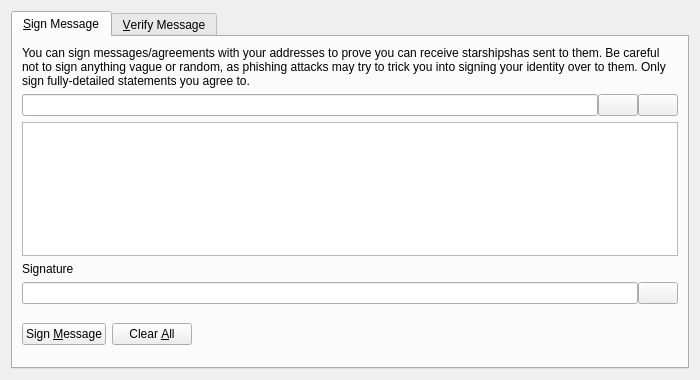
<?xml version="1.0" encoding="UTF-8"?>
<ui version="4.0">
 <class>SignVerifyMessageDialog</class>
 <widget class="QDialog" name="SignVerifyMessageDialog">
  <property name="geometry">
   <rect>
    <x>0</x>
    <y>0</y>
    <width>700</width>
    <height>380</height>
   </rect>
  </property>
  <property name="windowTitle">
   <string>Signatures - Sign / Verify a Message</string>
  </property>
  <property name="modal">
   <bool>true</bool>
  </property>
  <layout class="QVBoxLayout" name="verticalLayout">
   <item>
    <widget class="QTabWidget" name="tabWidget">
     <property name="currentIndex">
      <number>0</number>
     </property>
     <widget class="QWidget" name="tabSignMessage">
      <attribute name="title">
       <string>&amp;Sign Message</string>
      </attribute>
      <layout class="QVBoxLayout" name="verticalLayout_SM">
       <item>
        <widget class="QLabel" name="infoLabel_SM">
         <property name="text">
          <string>You can sign messages/agreements with your addresses to prove you can receive starshipshas sent to them. Be careful not to sign anything vague or random, as phishing attacks may try to trick you into signing your identity over to them. Only sign fully-detailed statements you agree to.</string>
         </property>
         <property name="textFormat">
          <enum>Qt::PlainText</enum>
         </property>
         <property name="wordWrap">
          <bool>true</bool>
         </property>
        </widget>
       </item>
       <item>
        <layout class="QHBoxLayout" name="horizontalLayout_1_SM">
         <property name="spacing">
          <number>0</number>
         </property>
         <item>
          <widget class="QValidatedLineEdit" name="addressIn_SM">
           <property name="toolTip">
            <string>The Starshipsha address to sign the message with</string>
           </property>
          </widget>
         </item>
         <item>
          <widget class="QPushButton" name="addressBookButton_SM">
           <property name="toolTip">
            <string>Choose previously used address</string>
           </property>
           <property name="text">
            <string/>
           </property>
           <property name="icon">
            <iconset resource="../starshipsha.qrc">
             <normaloff>:/icons/address-book</normaloff>:/icons/address-book</iconset>
           </property>
           <property name="shortcut">
            <string>Alt+A</string>
           </property>
           <property name="autoDefault">
            <bool>false</bool>
           </property>
          </widget>
         </item>
         <item>
          <widget class="QPushButton" name="pasteButton_SM">
           <property name="toolTip">
            <string>Paste address from clipboard</string>
           </property>
           <property name="text">
            <string/>
           </property>
           <property name="icon">
            <iconset resource="../starshipsha.qrc">
             <normaloff>:/icons/editpaste</normaloff>:/icons/editpaste</iconset>
           </property>
           <property name="shortcut">
            <string>Alt+P</string>
           </property>
           <property name="autoDefault">
            <bool>false</bool>
           </property>
          </widget>
         </item>
        </layout>
       </item>
       <item>
        <widget class="QPlainTextEdit" name="messageIn_SM">
         <property name="toolTip">
          <string>Enter the message you want to sign here</string>
         </property>
        </widget>
       </item>
       <item>
        <widget class="QLabel" name="signatureLabel_SM">
         <property name="text">
          <string>Signature</string>
         </property>
         <property name="textFormat">
          <enum>Qt::PlainText</enum>
         </property>
        </widget>
       </item>
       <item>
        <layout class="QHBoxLayout" name="horizontalLayout_2_SM">
         <property name="spacing">
          <number>0</number>
         </property>
         <item>
          <widget class="QLineEdit" name="signatureOut_SM">
           <property name="font">
            <font>
             <italic>true</italic>
            </font>
           </property>
           <property name="readOnly">
            <bool>true</bool>
           </property>
          </widget>
         </item>
         <item>
          <widget class="QPushButton" name="copySignatureButton_SM">
           <property name="toolTip">
            <string>Copy the current signature to the system clipboard</string>
           </property>
           <property name="text">
            <string/>
           </property>
           <property name="icon">
            <iconset resource="../starshipsha.qrc">
             <normaloff>:/icons/editcopy</normaloff>:/icons/editcopy</iconset>
           </property>
           <property name="autoDefault">
            <bool>false</bool>
           </property>
          </widget>
         </item>
        </layout>
       </item>
       <item>
        <layout class="QHBoxLayout" name="horizontalLayout_3_SM">
         <item>
          <widget class="QPushButton" name="signMessageButton_SM">
           <property name="toolTip">
            <string>Sign the message to prove you own this Starshipsha address</string>
           </property>
           <property name="text">
            <string>Sign &amp;Message</string>
           </property>
           <property name="icon">
            <iconset resource="../starshipsha.qrc">
             <normaloff>:/icons/edit</normaloff>:/icons/edit</iconset>
           </property>
           <property name="autoDefault">
            <bool>false</bool>
           </property>
          </widget>
         </item>
         <item>
          <widget class="QPushButton" name="clearButton_SM">
           <property name="toolTip">
            <string>Reset all sign message fields</string>
           </property>
           <property name="text">
            <string>Clear &amp;All</string>
           </property>
           <property name="icon">
            <iconset resource="../starshipsha.qrc">
             <normaloff>:/icons/remove</normaloff>:/icons/remove</iconset>
           </property>
           <property name="autoDefault">
            <bool>false</bool>
           </property>
          </widget>
         </item>
         <item>
          <spacer name="horizontalSpacer_1_SM">
           <property name="orientation">
            <enum>Qt::Horizontal</enum>
           </property>
           <property name="sizeHint" stdset="0">
            <size>
             <width>40</width>
             <height>48</height>
            </size>
           </property>
          </spacer>
         </item>
         <item>
          <widget class="QLabel" name="statusLabel_SM">
           <property name="font">
            <font>
             <weight>75</weight>
             <bold>true</bold>
            </font>
           </property>
           <property name="text">
            <string/>
           </property>
           <property name="wordWrap">
            <bool>true</bool>
           </property>
          </widget>
         </item>
         <item>
          <spacer name="horizontalSpacer_2_SM">
           <property name="orientation">
            <enum>Qt::Horizontal</enum>
           </property>
           <property name="sizeHint" stdset="0">
            <size>
             <width>40</width>
             <height>48</height>
            </size>
           </property>
          </spacer>
         </item>
        </layout>
       </item>
      </layout>
     </widget>
     <widget class="QWidget" name="tabVerifyMessage">
      <attribute name="title">
       <string>&amp;Verify Message</string>
      </attribute>
      <layout class="QVBoxLayout" name="verticalLayout_VM">
       <item>
        <widget class="QLabel" name="infoLabel_VM">
         <property name="text">
          <string>Enter the receiver's address, message (ensure you copy line breaks, spaces, tabs, etc. exactly) and signature below to verify the message. Be careful not to read more into the signature than what is in the signed message itself, to avoid being tricked by a man-in-the-middle attack. Note that this only proves the signing party receives with the address, it cannot prove sendership of any transaction!</string>
         </property>
         <property name="textFormat">
          <enum>Qt::PlainText</enum>
         </property>
         <property name="alignment">
          <set>Qt::AlignLeading|Qt::AlignLeft|Qt::AlignTop</set>
         </property>
         <property name="wordWrap">
          <bool>true</bool>
         </property>
        </widget>
       </item>
       <item>
        <layout class="QHBoxLayout" name="horizontalLayout_1_VM">
         <property name="spacing">
          <number>0</number>
         </property>
         <item>
          <widget class="QValidatedLineEdit" name="addressIn_VM">
           <property name="toolTip">
            <string>The Starshipsha address the message was signed with</string>
           </property>
          </widget>
         </item>
         <item>
          <widget class="QPushButton" name="addressBookButton_VM">
           <property name="toolTip">
            <string>Choose previously used address</string>
           </property>
           <property name="text">
            <string/>
           </property>
           <property name="icon">
            <iconset resource="../starshipsha.qrc">
             <normaloff>:/icons/address-book</normaloff>:/icons/address-book</iconset>
           </property>
           <property name="shortcut">
            <string>Alt+A</string>
           </property>
           <property name="autoDefault">
            <bool>false</bool>
           </property>
          </widget>
         </item>
        </layout>
       </item>
       <item>
        <widget class="QPlainTextEdit" name="messageIn_VM"/>
       </item>
       <item>
        <widget class="QValidatedLineEdit" name="signatureIn_VM"/>
       </item>
       <item>
        <layout class="QHBoxLayout" name="horizontalLayout_2_VM">
         <item>
          <widget class="QPushButton" name="verifyMessageButton_VM">
           <property name="toolTip">
            <string>Verify the message to ensure it was signed with the specified Starshipsha address</string>
           </property>
           <property name="text">
            <string>Verify &amp;Message</string>
           </property>
           <property name="icon">
            <iconset resource="../starshipsha.qrc">
             <normaloff>:/icons/transaction_0</normaloff>:/icons/transaction_0</iconset>
           </property>
           <property name="autoDefault">
            <bool>false</bool>
           </property>
          </widget>
         </item>
         <item>
          <widget class="QPushButton" name="clearButton_VM">
           <property name="toolTip">
            <string>Reset all verify message fields</string>
           </property>
           <property name="text">
            <string>Clear &amp;All</string>
           </property>
           <property name="icon">
            <iconset resource="../starshipsha.qrc">
             <normaloff>:/icons/remove</normaloff>:/icons/remove</iconset>
           </property>
           <property name="autoDefault">
            <bool>false</bool>
           </property>
          </widget>
         </item>
         <item>
          <spacer name="horizontalSpacer_1_VM">
           <property name="orientation">
            <enum>Qt::Horizontal</enum>
           </property>
           <property name="sizeHint" stdset="0">
            <size>
             <width>40</width>
             <height>48</height>
            </size>
           </property>
          </spacer>
         </item>
         <item>
          <widget class="QLabel" name="statusLabel_VM">
           <property name="font">
            <font>
             <weight>75</weight>
             <bold>true</bold>
            </font>
           </property>
           <property name="text">
            <string/>
           </property>
           <property name="wordWrap">
            <bool>true</bool>
           </property>
          </widget>
         </item>
         <item>
          <spacer name="horizontalSpacer_2_VM">
           <property name="orientation">
            <enum>Qt::Horizontal</enum>
           </property>
           <property name="sizeHint" stdset="0">
            <size>
             <width>40</width>
             <height>48</height>
            </size>
           </property>
          </spacer>
         </item>
        </layout>
       </item>
      </layout>
     </widget>
    </widget>
   </item>
  </layout>
 </widget>
 <customwidgets>
  <customwidget>
   <class>QValidatedLineEdit</class>
   <extends>QLineEdit</extends>
   <header>qvalidatedlineedit.h</header>
  </customwidget>
 </customwidgets>
 <resources>
  <include location="../starshipsha.qrc"/>
 </resources>
 <connections/>
</ui>
